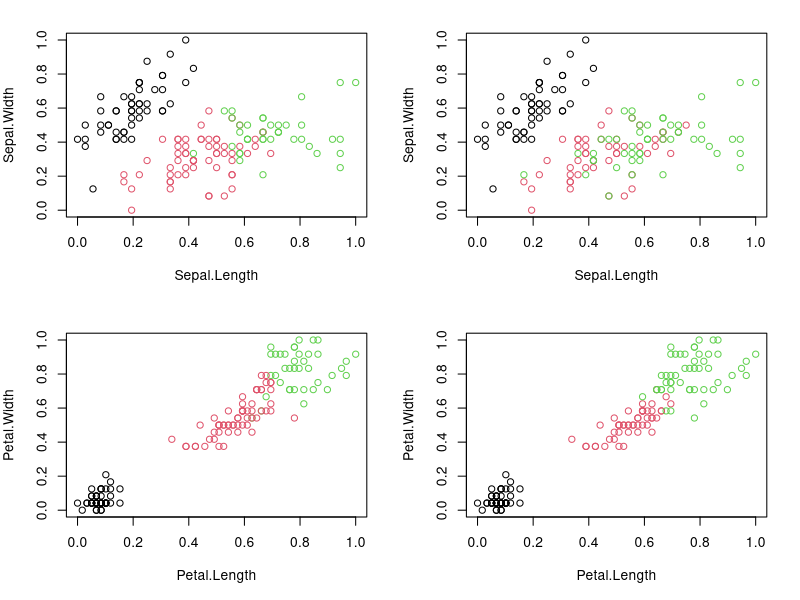

Reproduce this figure in R.
require("datasets")
data(iris)
View(iris)
str(iris)
summary(iris)
head(iris)
iris.new<- iris[,c(1,2,3,4)]
iris.class<- iris[,"Species"]
head(iris.new)
head(iris.class)
normalize <- function(x){
  return ((x-min(x))/(max(x)-min(x)))
}

iris.new$Sepal.Length<- normalize(iris.new$Sepal.Length)
iris.new$Sepal.Width<- normalize(iris.new$Sepal.Width)
iris.new$Petal.Length<- normalize(iris.new$Petal.Length)
iris.new$Petal.Width<- normalize(iris.new$Petal.Width)
head(iris.new)

result <- kmeans(iris.new,3)
result$size
result$centers
result$cluster
par(mfrow=c(2,2), mar=c(5,4,2,2))
plot(iris.new[c(1,2)], col=result$cluster)# Plot to see how Sepal.Length and Sepal.Width data points have been distributed in clusters
plot(iris.new[c(1,2)], col=iris.class)# Plot to see how Sepal.Length and Sepal.Width data points have been distributed originally as per "class" attribute in dataset
plot(iris.new[c(3,4)], col=result$cluster)# Plot to see how Petal.Length and Petal.Width data points have been distributed in clusters
plot(iris.new[c(3,4)], col=iris.class)

table(result$cluster,iris.class)